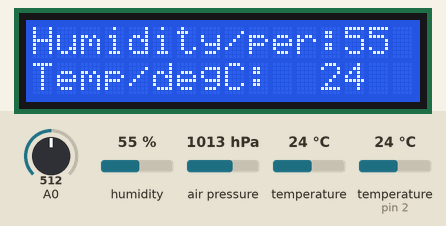
This sketch was run on a simulated Arduino Uno, built with avr-gcc and run on an emulated ATmega328P. On the bench: 16×2 character LCD. Wiring (inferred from the names in the program): DHT22 sensor: data pin 2; BMP180 pressure sensor at I2C address 0x77. Inputs (shaded band) come from the test bench; at power-on: humidity 55 %, air pressure 1013 hPa, A0 = 512, temperature 24 °C, temperature (sensor on pin 2) 24 °C. Storage starts empty; what the sketch prints to the serial monitor is not drawn.

Above: at 3.3 s.
3.4 s: humidity set to 22 %
At 9.6 s:
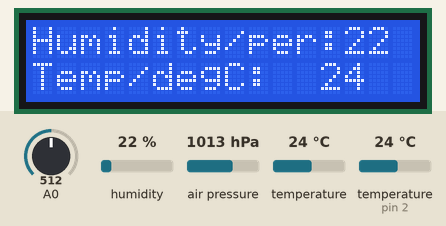
13.8 s: air pressure set to 952 hPa
At 19.2 s:
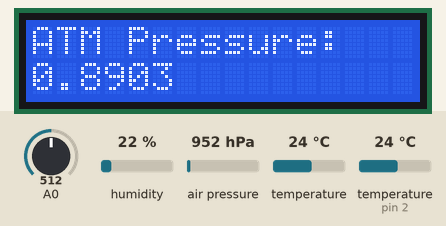
21.9 s: A0 set to 716
At 29.4 s:
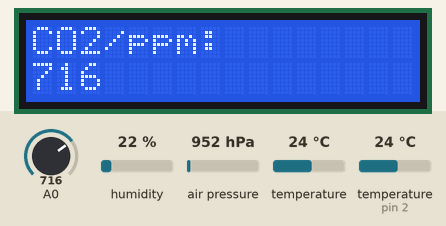
32.1 s: temperature (sensor 0) set to 12 °C
At 38.2 s:
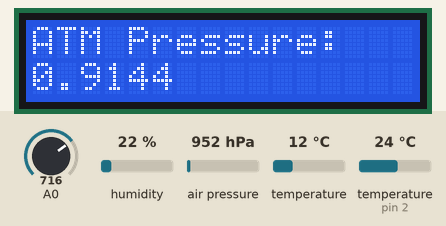
40.2 s: temperature (sensor on pin 2) set to 12 °C
At 46.3 s:
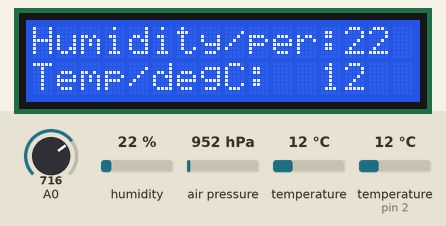
48.4 s: A0 set to 992
At 53.5 s:
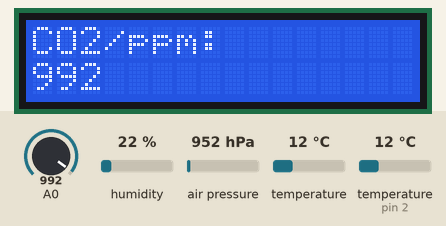
Timing chart, 0 to 55.0 s (numbered marks = the images above; inputs shaded):
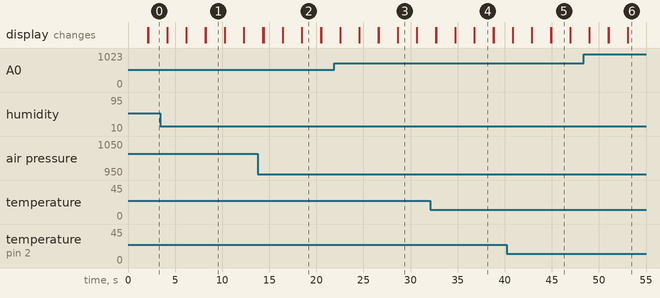

Measured:
- what the display in image 1 shows lasts 2.0 s, from 8.3 s to 10.3 s

The sketch:

humidity_co2_temp_datalogger_LCD.ino
```cpp
///////////////////////// For Atmega Board//////////////////////
////////////////////////Run this on the board with the atmega 328 chip i assumed that the co2 sensor will be on A0 kindly change if necessary/////////////////////
#include<Wire.h>
#include<dht.h>
#include<LiquidCrystal_I2C.h>
#include <SPI.h>
#include <SD.h>

#define DHT22_PIN 2
#define DHTTYPE    DHT22     // DHT 22 (AM2302)

int humidity_reading =0;
int temperature_reading =0;
const int chipSelect = 4;
int count = 0;

String temp_sd = " ";
String hum_sd = " ";
String pressure_sd = " ";
String co2 = "";
File dataFile;


dht DHT;
 LiquidCrystal_I2C lcd(0x27, 2, 1, 0, 4, 5, 6, 7, 3, POSITIVE);
#define BMP085_ADDRESS 0x77  // I2C address of BMP085

const unsigned char OSS = 0;  // Oversampling Setting

// Calibration values
int ac1;
int ac2;
int ac3;
unsigned int ac4;
unsigned int ac5;
unsigned int ac6;
int b1;
int b2;
int mb;
int mc;
int md;

// b5 is calculated in bmp085GetTemperature(...), this variable is also used in bmp085GetPressure(...)
// so ...Temperature(...) must be called before ...Pressure(...).
long b5;


void setup() {
Serial.begin(9600);

lcd.begin(16,2);

lcd.print("Initiallizing");
lcd.setCursor(0,1);
lcd.print("System");
bmp085Calibration();
delay(2000);
lcd.clear();

 if (!SD.begin(chipSelect)) {
    Serial.println("Card failed, or not present");
    // don't do anything more:
    return;
  }
  Serial.println("card initialized.");


}

void loop() {
  //Assumed pin A0 is Co2 pin
  int sensorPin = analogRead(A0);
  //float temperature = bmp085GetTemperature(bmp085ReadUT()); //MUST be called first
  float pressure = bmp085GetPressure(bmp085ReadUP());
  float atm = pressure / 101325; // "standard atmosphere"
  float altitude = calcAltitude(pressure); //Uncompensated caculation - in Meters
//////////////////////////////////////////////////////////
   int chk = DHT.read22(DHT22_PIN);
   humidity_reading = (DHT.humidity);
   temperature_reading = (DHT.temperature);

////////////////Print on LCD screen//////////////////////
   lcd.setCursor(0,0);
   lcd.print("Humidity/per:");
   lcd.setCursor(13,0);
   lcd.print(humidity_reading);

   lcd.setCursor(0,1);
   lcd.print("Temp/degC:");
   lcd.setCursor(12,1);
   lcd.print(temperature_reading);
   delay(2000);
   lcd.clear();

    lcd.setCursor(0,0);
   lcd.print("CO2/ppm:");
   lcd.setCursor(0,1);
   lcd.print(sensorPin);
   delay(2000);
   lcd.clear();

  lcd.setCursor(0,0);
  lcd.print("ATM Pressure: ");
  lcd.setCursor(0,1);
  lcd.print(atm, 4);
  //lcd.print("atm, 4");
  delay(2000);
  lcd.clear();


////////////////Send to Sd Card///////////////////////
   temp_sd += String(temperature_reading);
   hum_sd += String(humidity_reading);
   pressure_sd += String(atm);
     co2 += String(sensorPin);
   Serial.println("passed 1");
   //if(temperature_reading > 0)
   //{
   dataFile = SD.open("datalog.txt", FILE_WRITE);
   Serial.println("passed 2");
   if(dataFile){

   count ++;

   dataFile.println("Dataset: ");
   dataFile.println(count);

   dataFile.println("Humidity: ");
   dataFile.println(hum_sd);

   dataFile.println("Temperature: ");
   dataFile.println(temp_sd);

   dataFile.println("Pressure: ");
   dataFile.println(pressure_sd);

   dataFile.print("Co2: ");
   dataFile.println(co2);

   Serial.println("done");

 temp_sd = " ";
 hum_sd = " ";
 pressure_sd = " ";
 co2 = " ";

   dataFile.close();


  // delay(1000);

  } else {
    // if the file didn't open, print an error:
    Serial.println("error opening test.txt");
  }
       // }
}

void bmp085Calibration()
{
  ac1 = bmp085ReadInt(0xAA);
  ac2 = bmp085ReadInt(0xAC);
  ac3 = bmp085ReadInt(0xAE);
  ac4 = bmp085ReadInt(0xB0);
  ac5 = bmp085ReadInt(0xB2);
  ac6 = bmp085ReadInt(0xB4);
  b1 = bmp085ReadInt(0xB6);
  b2 = bmp085ReadInt(0xB8);
  mb = bmp085ReadInt(0xBA);
  mc = bmp085ReadInt(0xBC);
  md = bmp085ReadInt(0xBE);
}

// Calculate temperature in deg C
float bmp085GetTemperature(unsigned int ut){
  long x1, x2;

  x1 = (((long)ut - (long)ac6)*(long)ac5) >> 15;
  x2 = ((long)mc << 11)/(x1 + md);
  b5 = x1 + x2;

  float temp = ((b5 + 8)>>4);
  temp = temp /10;

  return temp;
}

// Calculate pressure given up
// calibration values must be known
// b5 is also required so bmp085GetTemperature(...) must be called first.
// Value returned will be pressure in units of Pa.
long bmp085GetPressure(unsigned long up){
  long x1, x2, x3, b3, b6, p;
  unsigned long b4, b7;

  b6 = b5 - 4000;
  // Calculate B3
  x1 = (b2 * (b6 * b6)>>12)>>11;
  x2 = (ac2 * b6)>>11;
  x3 = x1 + x2;
  b3 = (((((long)ac1)*4 + x3)<<OSS) + 2)>>2;

  // Calculate B4
  x1 = (ac3 * b6)>>13;
  x2 = (b1 * ((b6 * b6)>>12))>>16;
  x3 = ((x1 + x2) + 2)>>2;
  b4 = (ac4 * (unsigned long)(x3 + 32768))>>15;

  b7 = ((unsigned long)(up - b3) * (50000>>OSS));
  if (b7 < 0x80000000)
    p = (b7<<1)/b4;
  else
    p = (b7/b4)<<1;

  x1 = (p>>8) * (p>>8);
  x1 = (x1 * 3038)>>16;
  x2 = (-7357 * p)>>16;
  p += (x1 + x2 + 3791)>>4;

  long temp = p;
  return temp;
}

// Read 1 byte from the BMP085 at 'address'
char bmp085Read(unsigned char address)
{
  unsigned char data;

  Wire.beginTransmission(BMP085_ADDRESS);
  Wire.write(address);
  Wire.endTransmission();

  Wire.requestFrom(BMP085_ADDRESS, 1);
  while(!Wire.available())
    ;

  return Wire.read();
}

// Read 2 bytes from the BMP085
// First byte will be from 'address'
// Second byte will be from 'address'+1
int bmp085ReadInt(unsigned char address)
{
  unsigned char msb, lsb;

  Wire.beginTransmission(BMP085_ADDRESS);
  Wire.write(address);
  Wire.endTransmission();

  Wire.requestFrom(BMP085_ADDRESS, 2);
  while(Wire.available()<2)
    ;
  msb = Wire.read();
  lsb = Wire.read();

  return (int) msb<<8 | lsb;
}

// Read the uncompensated temperature value
unsigned int bmp085ReadUT(){
  unsigned int ut;

  // Write 0x2E into Register 0xF4
  // This requests a temperature reading
  Wire.beginTransmission(BMP085_ADDRESS);
  Wire.write(0xF4);
  Wire.write(0x2E);
  Wire.endTransmission();

  // Wait at least 4.5ms
  delay(5);

  // Read two bytes from registers 0xF6 and 0xF7
  ut = bmp085ReadInt(0xF6);
  return ut;
}

// Read the uncompensated pressure value
unsigned long bmp085ReadUP(){

  unsigned char msb, lsb, xlsb;
  unsigned long up = 0;

  // Write 0x34+(OSS<<6) into register 0xF4
  // Request a pressure reading w/ oversampling setting
  Wire.beginTransmission(BMP085_ADDRESS);
  Wire.write(0xF4);
  Wire.write(0x34 + (OSS<<6));
  Wire.endTransmission();

  // Wait for conversion, delay time dependent on OSS
  delay(2 + (3<<OSS));

  // Read register 0xF6 (MSB), 0xF7 (LSB), and 0xF8 (XLSB)
  msb = bmp085Read(0xF6);
  lsb = bmp085Read(0xF7);
  xlsb = bmp085Read(0xF8);

  up = (((unsigned long) msb << 16) | ((unsigned long) lsb << 8) | (unsigned long) xlsb) >> (8-OSS);

  return up;
}

void writeRegister(int deviceAddress, byte address, byte val) {
  Wire.beginTransmission(deviceAddress); // start transmission to device
  Wire.write(address);       // send register address
  Wire.write(val);         // send value to write
  Wire.endTransmission();     // end transmission
}

int readRegister(int deviceAddress, byte address){

  int v;
  Wire.beginTransmission(deviceAddress);
  Wire.write(address); // register to read
  Wire.endTransmission();

  Wire.requestFrom(deviceAddress, 1); // read a byte

  while(!Wire.available()) {
    // waiting
  }

  v = Wire.read();
  return v;
}

float calcAltitude(float pressure){

  float A = pressure/101325;
  float B = 1/5.25588;
  float C = pow(A,B);
  C = 1 - C;
  C = C /0.0000225577;

  return C;
}
```
